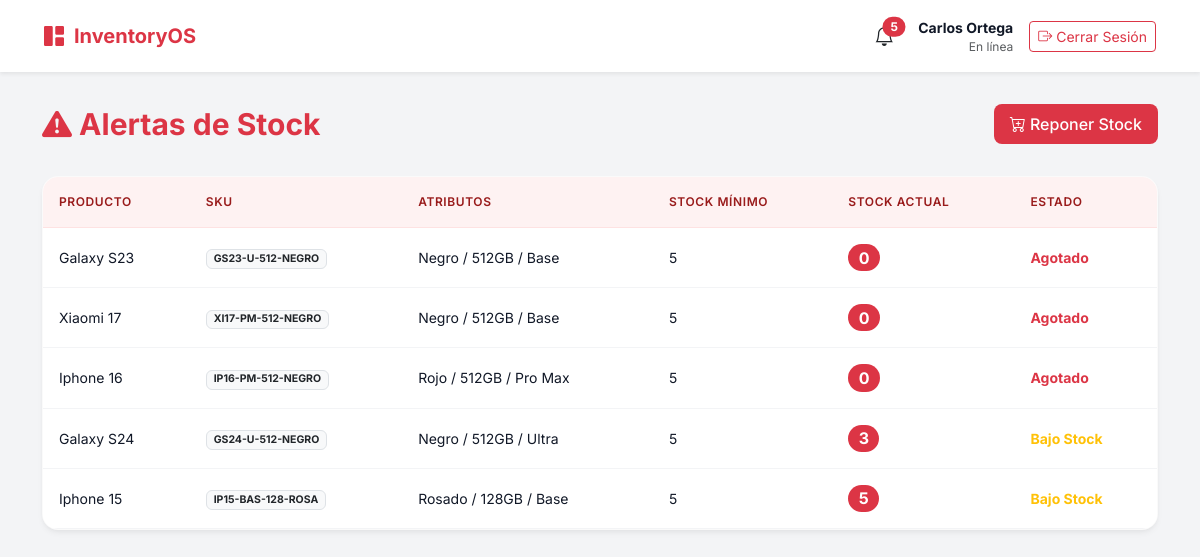
Page /ver_alertas.php (signed in) on the committed database.
### tables this page shows
CREATE TABLE `variantes` (
  `id` int NOT NULL,
  `producto_id` int NOT NULL,
  `sku` varchar(100) NOT NULL,
  `precio` decimal(10,2) NOT NULL,
  `stock_minimo` int NOT NULL DEFAULT '5',
  `color_id` int DEFAULT NULL,
  `capacidad_id` int DEFAULT NULL,
  `modelo_id` int DEFAULT NULL
);

CREATE TABLE `productos` (
  `id` int NOT NULL,
  `nombre` varchar(150) NOT NULL,
  `marca_id` int NOT NULL,
  `descripcion` text
);

### ver_alertas.php (the view, shortened to what this page needs)
<?php
include("connect.php");
$sql = "SELECT v.id, v.sku, v.stock_minimo, p.nombre AS producto,
        vc.valor AS color, vcap.valor AS capacidad, vmod.valor AS modelo,
        COALESCE((SELECT SUM(cantidad) FROM compras WHERE variante_id = v.id), 0) as stock_actual
        FROM variantes v
        JOIN productos p ON p.id=v.producto_id
        LEFT JOIN valores_atributo vc ON vc.id=v.color_id
        LEFT JOIN valores_atributo vcap ON vcap.id=v.capacidad_id
        LEFT JOIN valores_atributo vmod ON vmod.id=v.modelo_id
        HAVING stock_actual <= stock_minimo
        ORDER BY stock_actual ASC";
$res = $conn->query($sql);
?>
<!DOCTYPE html>
<html lang="es">
<head>
    <link href="https://cdn.jsdelivr.net/npm/bootstrap@5.3.0/dist/css/bootstrap.min.css" rel="stylesheet">
    <link rel="stylesheet" href="https://cdn.jsdelivr.net/npm/bootstrap-icons@1.11.0/font/bootstrap-icons.css">
</head>
<body>
    <?php include 'navbar.php'; ?>
    <div class="container">
        <div class="page-header">
            <h1 class="page-title text-danger"><i class="bi bi-exclamation-triangle-fill"></i> Alertas de Stock</h1>
            <a href="create_modify_compra/agregar_compra.php" class="btn btn-primary-custom">
                <i class="bi bi-cart-plus"></i> Reponer Stock
            </a>
        </div>
        <div class="card-custom">
            <div class="table-responsive">
                <table class="table table-hover mb-0">
                    <thead>
                        <tr>
                            <th>Producto</th>
                            <th>SKU</th>
                            <th>Atributos</th>
                            <th>Stock Mínimo</th>
                            <th>Stock Actual</th>
                            <th>Estado</th>
                        </tr>
                    </thead>
                    <tbody>
                        <?php if ($res && $res->num_rows > 0): ?>
                            <?php while($row = $res->fetch_assoc()): ?>
                            <tr>
                                <td><?php echo htmlspecialchars($row['producto']); ?></td>
                                <td><span class="badge bg-light text-dark border"><?php echo htmlspecialchars($row['sku']); ?></span></td>
                                <td>
                                    <?php
                                    $attrs = [];
                                    if($row['color']) $attrs[] = $row['color'];
                                    if($row['capacidad']) $attrs[] = $row['capacidad'];
                                    if($row['modelo']) $attrs[] = $row['modelo'];
                                    echo htmlspecialchars(implode(' / ', $attrs));
                                    ?>
                                </td>
                                <td><?php echo $row['stock_minimo']; ?></td>
                                <td>
                                    <span class="badge bg-danger rounded-pill fs-6">
                                        <?php echo $row['stock_actual']; ?>
                                    </span>
                                </td>
                                <td>
                                    <?php if($row['stock_actual'] == 0): ?>
                                        <span class="text-danger fw-bold">Agotado</span>
                                    <?php else: ?>
                                        <span class="text-warning fw-bold">Bajo Stock</span>
                                    <?php endif; ?>
                                </td>
                            </tr>
                            <?php endwhile; ?>
                        <?php endif; ?>
                    </tbody>
                </table>
            </div>
        </div>
    </div>
</body>
</html>

### navbar.php (shortened to what this page needs)
<?php
if (file_exists('connect.php')) {
    $home_link = 'principal.php';
    $logout_link = 'create_modify_user/logout.php';
} else {
    $home_link = '../principal.php';
    $alertas_link = '../ver_alertas.php';
    $logout_link = '../create_modify_user/logout.php';
}
$alert_count = 0;
if(isset($conn)) {
    $sql_alert = "SELECT COUNT(*) as total FROM (
        SELECT v.id, v.stock_minimo,
        COALESCE((SELECT SUM(cantidad) FROM compras WHERE variante_id = v.id), 0) as stock_actual
        FROM variantes v
        HAVING stock_actual <= stock_minimo
    ) as alertas";
    $res_a = $conn->query($sql_alert);
    if($res_a && $row_a = $res_a->fetch_assoc()) {
        $alert_count = $row_a['total'];
    }
}
?>
<nav class="navbar navbar-expand-lg navbar-light bg-white shadow-sm mb-4">
    <div class="container-fluid">
        <a class="navbar-brand fw-bold text-primary" href="<?php echo $home_link; ?>">
            <i class="bi bi-grid-1x2-fill"></i> InventoryOS
        </a>
        <div class="collapse navbar-collapse" id="navbarContent">
            <div class="d-flex align-items-center gap-3">
                <div class="dropdown">
                    <a href="#" class="position-relative text-dark me-2" id="alertsDropdown" role="button" data-bs-toggle="dropdown" aria-expanded="false">
                        <i class="bi bi-bell fs-5"></i>
                        <?php if($alert_count > 0): ?>
                        <span class="position-absolute top-0 start-100 translate-middle badge rounded-pill bg-danger">
                            <?php echo $alert_count; ?>
                        </span>
                        <?php endif; ?>
                    </a>
                </div>
                <div class="text-end d-none d-md-block">
                    <div class="fw-bold small"><?php echo htmlspecialchars($_SESSION['nombre'] ?? 'Usuario'); ?></div>
                    <div class="text-muted" style="font-size: 0.75rem;">En línea</div>
                </div>
                <a href="<?php echo $logout_link; ?>" class="btn btn-outline-danger btn-sm">
                    <i class="bi bi-box-arrow-right"></i> Cerrar Sesión
                </a>
            </div>
        </div>
    </div>
</nav>

### ver_alertas.php (style rules this page uses)
:root { --primary-color: #dc3545; --bg-color: #f3f4f6; --card-bg: #ffffff; --text-main: #111827; --text-muted: #6b7280; }
body { background-color: var(--bg-color); font-family: 'Inter', sans-serif; color: var(--text-main); }
.navbar { background-color: var(--card-bg); box-shadow: 0 1px 3px 0 rgba(0, 0, 0, 0.1); padding: 1rem 2rem; }
.navbar-brand { font-weight: 700; color: var(--primary-color) !important; font-size: 1.25rem; display: flex; align-items: center; gap: 10px; }
.page-header { display: flex; justify-content: space-between; align-items: center; margin-bottom: 2rem; margin-top: 2rem; }
.page-title { font-size: 1.875rem; font-weight: 700; color: var(--text-main); margin: 0; }
.card-custom { background-color: var(--card-bg); border-radius: 16px; box-shadow: 0 4px 6px -1px rgba(0, 0, 0, 0.05), 0 2px 4px -1px rgba(0, 0, 0, 0.03); border: 1px solid rgba(0,0,0,0.02); overflow: hidden; }
.table thead th { background-color: #fef2f2; color: #991b1b; font-weight: 600; text-transform: uppercase; font-size: 0.75rem; letter-spacing: 0.05em; border-bottom: 1px solid #fee2e2; padding: 1rem; }
.table tbody td { padding: 1rem; vertical-align: middle; border-bottom: 1px solid #f3f4f6; color: var(--text-main); font-size: 0.875rem; }
.btn-primary-custom { background-color: var(--primary-color); color: white; border: none; padding: 0.5rem 1rem; border-radius: 8px; font-weight: 500; transition: all 0.2s; }

### rows in the picture
variantes: producto.nombre "Galaxy S23", sku "GS23-U-512-NEGRO", attrs "Negro / 512GB / Base", stock_minimo "5", stock_actual "0", shows "Agotado"
variantes: producto.nombre "Xiaomi 17", sku "XI17-PM-512-NEGRO", attrs "Negro / 512GB / Base", stock_minimo "5", stock_actual "0", shows "Agotado"
variantes: producto.nombre "Iphone 16", sku "IP16-PM-512-NEGRO", attrs "Rojo / 512GB / Pro Max", stock_minimo "5", stock_actual "0", shows "Agotado"
variantes: producto.nombre "Galaxy S24", sku "GS24-U-512-NEGRO", attrs "Negro / 512GB / Ultra", stock_minimo "5", stock_actual "3", shows "Bajo Stock"
variantes: producto.nombre "Iphone 15", sku "IP15-BAS-128-ROSA", attrs "Rosado / 128GB / Base", stock_minimo "5", stock_actual "5", shows "Bajo Stock"

### other values in the picture
$alert_count "5"
$_SESSION['nombre'] "Carlos Ortega"
